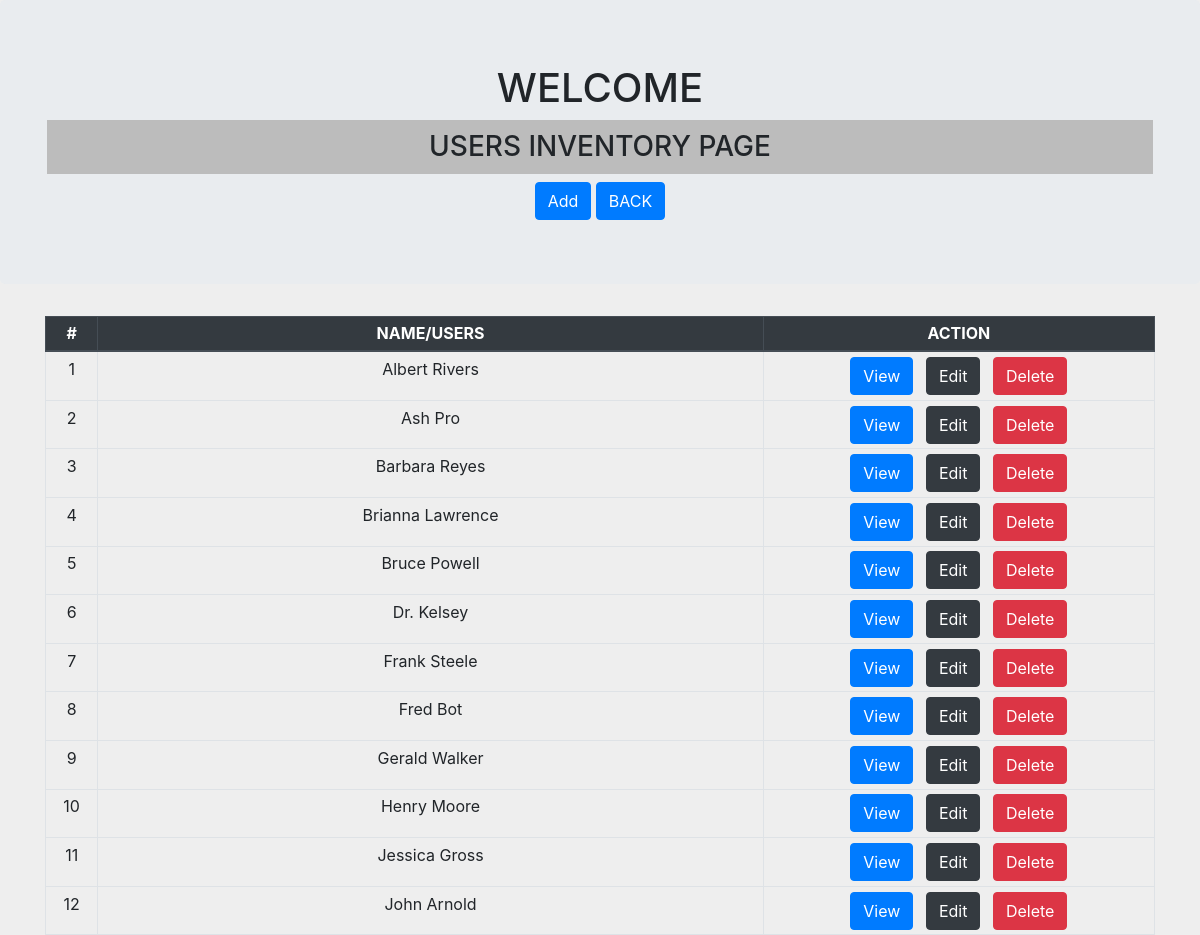
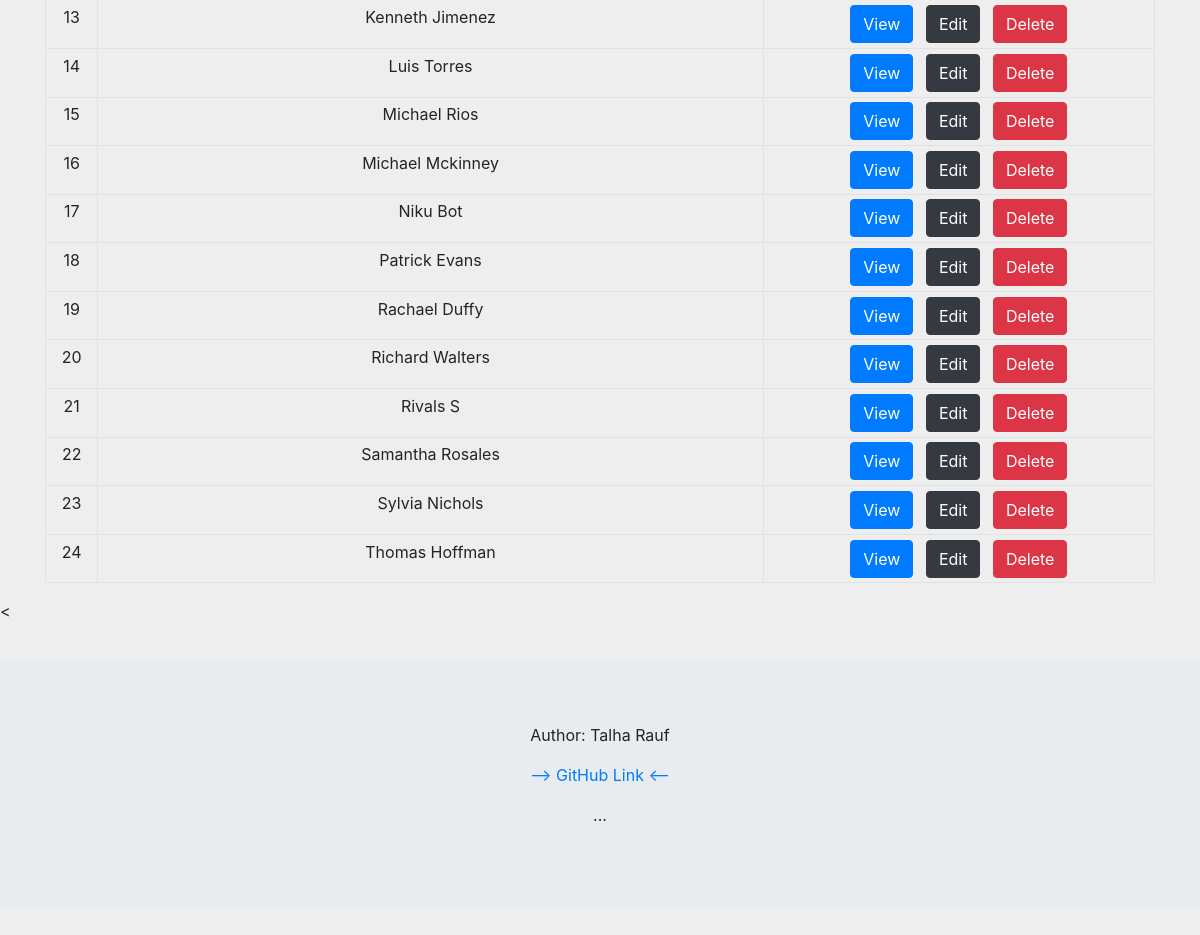
/users/, run on an earlier commit of the app's database (2 pictures, top to bottom).
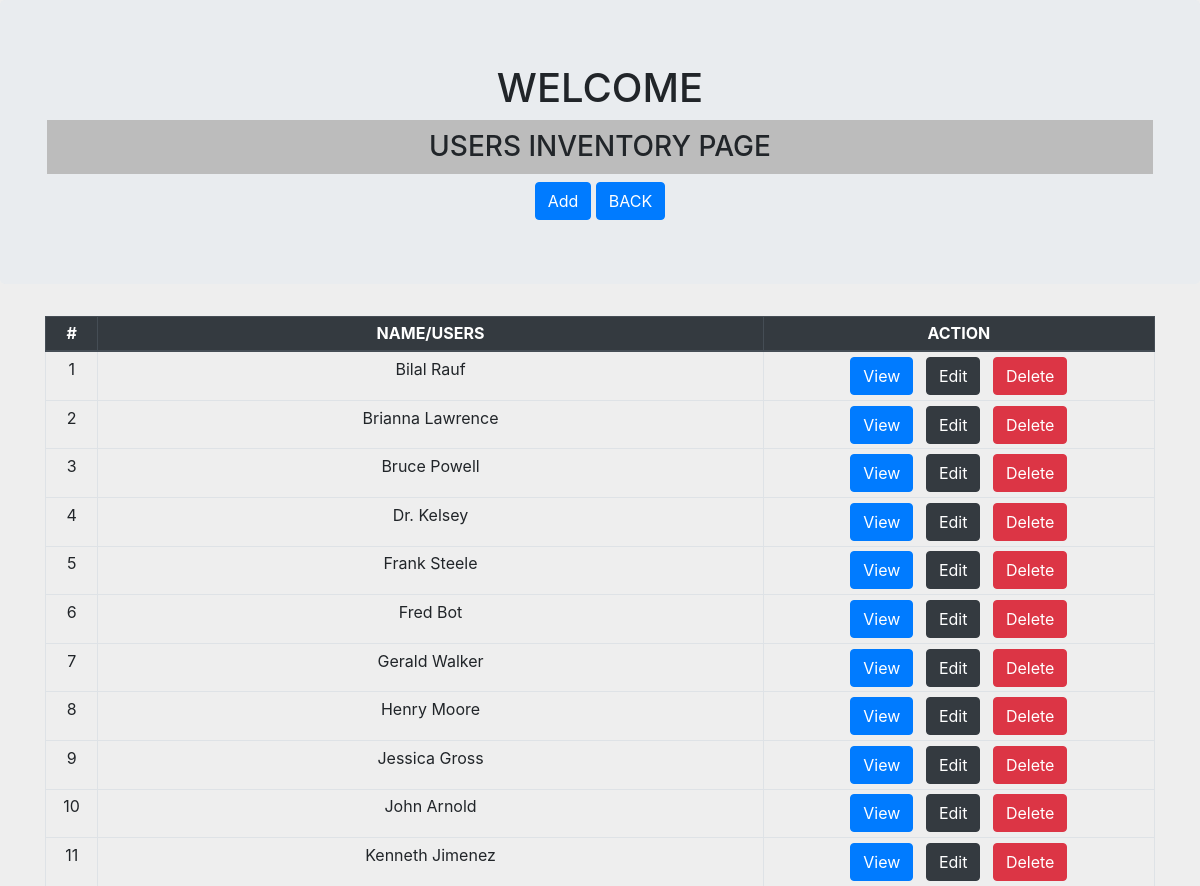
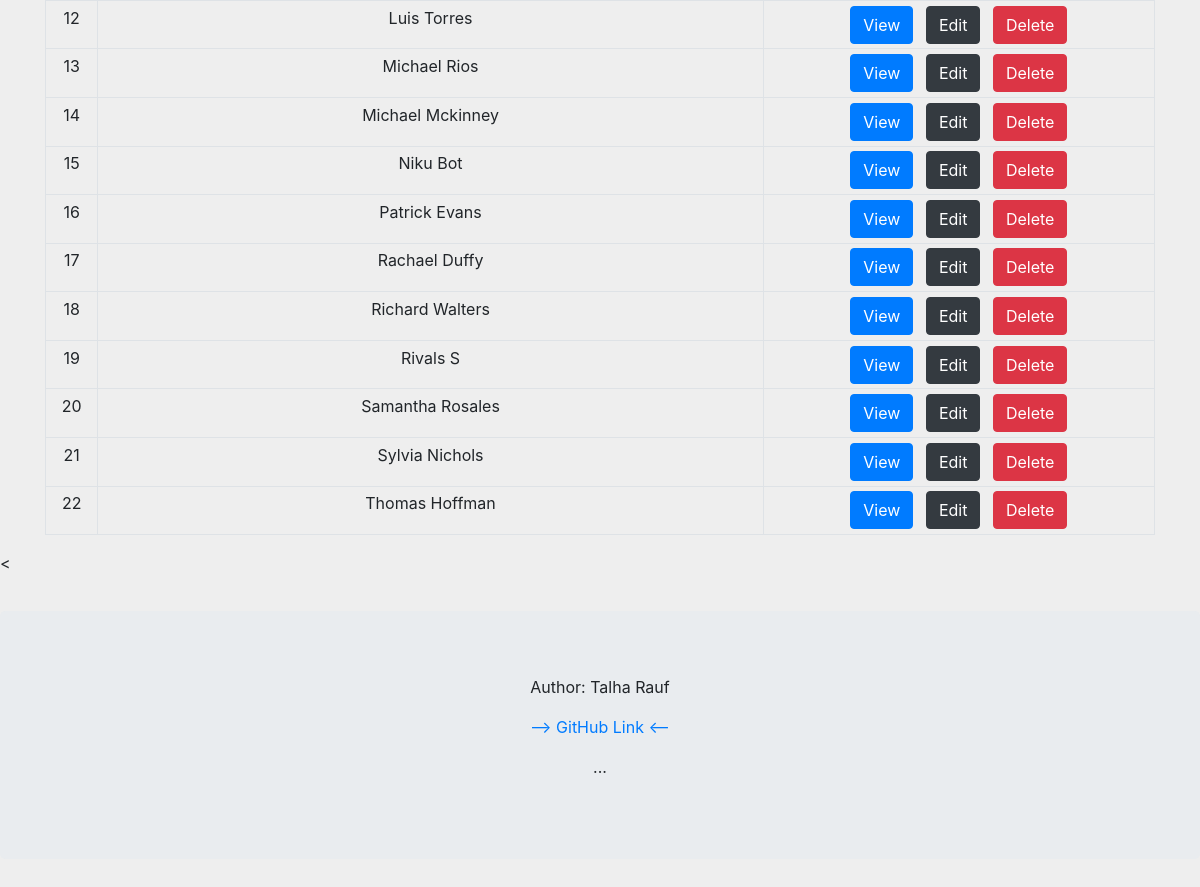
And on a later commit of the database (2 pictures, top to bottom).
### myApp/models.py (models this page shows, shortened)
class User(models.Model):
    first_name = models.CharField(max_length=128)
    second_name = models.CharField(max_length=128)
    email = models.EmailField(max_length=264, unique=True)
    company = models.CharField(max_length=264)

### myApp/views.py (the view)
# urls.py: path('users/', views.UsersInventoryView.as_view(), name='users-inventory'),
class UsersInventoryView(TemplateView):
    template_name = "users.html"
    def get_context_data(self, **kwargs):
        context = super().get_context_data(**kwargs)
        context['user_dict'] = models.User.objects.all().order_by('first_name')
        return context

### myApp/templates/users.html
{% extends "base.html" %}
{% block content %}
<div class="jumbotron">
  <div class="container">
    <h1>WELCOME</h1>
    <h3>USERS INVENTORY PAGE</h3>
  </div>
  <div class="Container container-sm text-center">
    <a href="{% url 'myApp:add-user' %}"><button type="submit" id="cancelBtn" class="btn btn-primary">Add</button></a>
    <a href="{% url 'myApp:index' %}"><button type="submit" id="submitBtn" class="btn btn-primary">BACK</button></a>
  </div>
</div>
  <div class="Container container-sm text-center">
    <div class="table-responsive-sm">
      {% if user_dict %}
      <table class="table table-sm table-bordered">
        <thead class="thead-dark">
          <tr>
            <th>#</th>
            <th style="width:60%" >NAME/USERS</th>
            <th>ACTION</th>
          </tr>
        </thead>
        <tbody>
        {% for eachUser in user_dict %}
          <tr>
            <td>{{ forloop.counter }}</td>
            <td>{{ eachUser.first_name }} {{ eachUser.second_name }}</td>
            <td>
              <a href="{% url 'myApp:user-detail' eachUser.pk %}"><button type="submit" id="viewBtn" class="btn btn-primary mr-2">View</button></a>
              <a href="{% url 'myApp:edit-user-detail' eachUser.pk %}"><button type="submit" id="editBtn" class="btn btn-primary btn-dark mr-2">Edit</button></a>
              <a href="{% url 'myApp:delete-user' eachUser.pk %}"><button type="submit" id="deleteBtn" class="btn btn-primary btn-danger">Delete</button></a>
            </td>
          </tr>
        {% endfor %}
        </tbody>
      </table>
      {% else %}
        <p>No User records found...</p>
      {% endif %}
    </div>
  </div>
<{% endblock %}

What changed in the data, as far as the page shows it:
removed User: first_name "Albert", second_name "Rivers"
removed User: first_name "Ash", second_name "Pro"
removed User: first_name "Barbara", second_name "Reyes"
added User: first_name "Bilal", second_name "Rauf"
